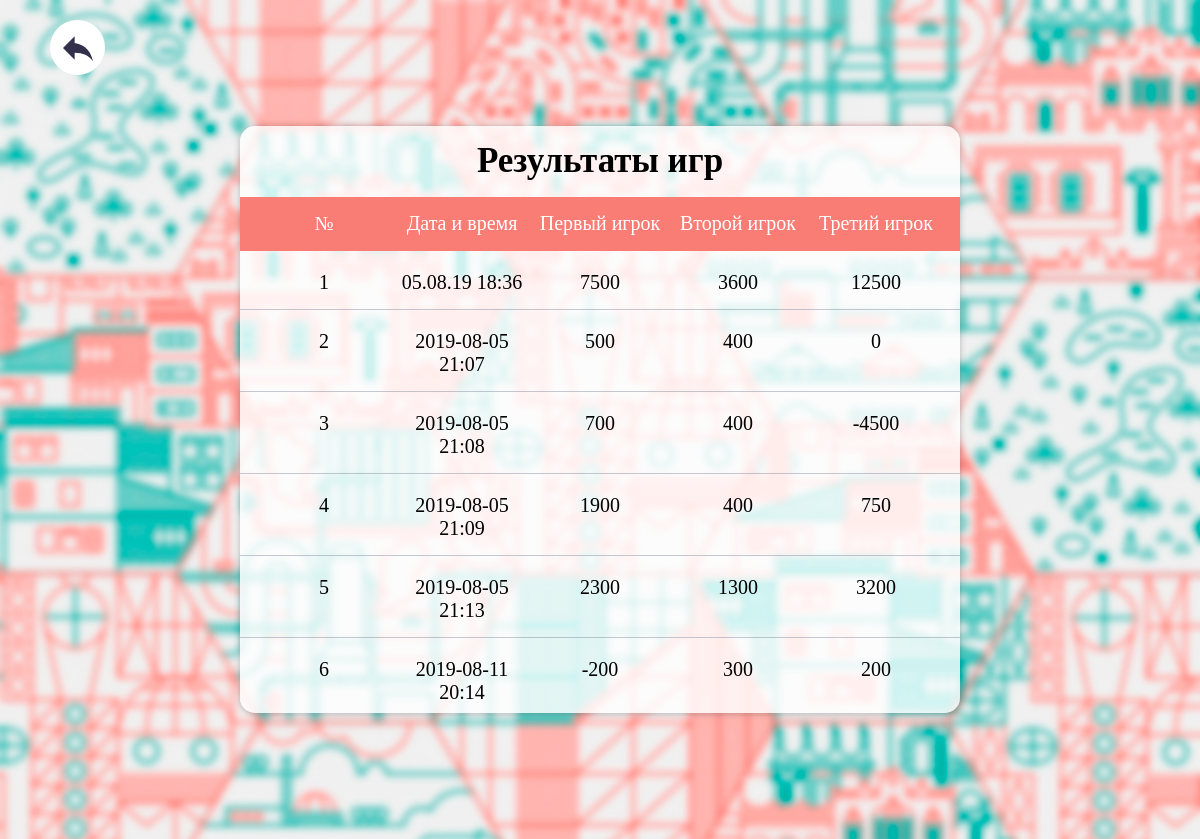
The app's page /results/ with its own data.
### tables this page shows
CREATE TABLE `results`  (
  `id_results` int(255) NOT NULL AUTO_INCREMENT,
  `dateTime` text NULL,
  `player_1` int(255) NULL DEFAULT NULL,
  `player_2` int(255) NULL DEFAULT NULL,
  `player_3` int(255) NULL DEFAULT NULL,
  PRIMARY KEY (`id_results`) USING BTREE
);

### app/core/view.php (called while the page is built, shortened)
<?
class View
{
	function generate($content_view, $template_view, $nameSite = null, $data = null, $param = null)
	{
		include 'app/views/' . $content_view;
	}
}

### app/controllers/controller_results.php (called while the page is built)
<?
class Controller_results extends Controller
{
    function __construct()
    {
        $this->model = new Model_results();
        $this->view = new View();
    }
	function action_index()
	{
        $data = $this ->model->getResults();
		$this->view->generate('results_view.php', 'header_default_view.php', 'Результаты', $data);
	}
}

### app/bootstrap.php (called while the page is built, shortened)
<?
require_once 'core/model.php';
require_once 'core/view.php';
Route::start();

### index.php (called while the page is built, shortened)
<?
require_once 'app/bootstrap.php';

### app/core/model.php (called while the page is built, shortened)
<?
class Model
{
	static function db_connect()
	{
		$params = require_once 'config.php';
		$dsn = "mysql:host={$params['host']};dbname={$params['dbname']}";
		$opt = [
			PDO::ATTR_ERRMODE            => PDO::ERRMODE_EXCEPTION,
			PDO::ATTR_DEFAULT_FETCH_MODE => PDO::FETCH_ASSOC,
			PDO::ATTR_EMULATE_PREPARES   => false,
		];
		$db = new PDO($dsn, $params["user"], $params["password"], $opt);
		$db->exec("set names utf8");
		return  $db;
	}
}

### app/models/model_results.php (called while the page is built)
<?
class Model_results extends Model
{
    public $db;
    function __construct()
    {
        $this->db = Model::db_connect();
    }
    function getResults()
    {
        $getResults = "SELECT * FROM results";
        return $this -> db->query($getResults)->fetchAll();
    }
}

### app/views/results_view.php (the view)
<div class="main-unit">
    <div class="reply" onclick="document.location.href='/';">
        <svg xmlns="http://www.w3.org/2000/svg" width="40" height="40" viewBox="0 0 24 24" fill="#33304b">
            <path d="M10 9V5l-7 7 7 7v-4.1c5 0 8.5 1.6 11 5.1-1-5-4-10-11-11z"></path>
            <path d="M0 0h24v24H0z" fill="none"></path>
        </svg>
    </div>
    <div class="results">
        <div class="results_table">
            <div class="header-table">
                <div class="table-title">Результаты игр</div>
                <div class="table-name-colum">
                    <div class="colum-number">№</div>
                    <div class="colum-datetime">Дата и время</div>
                    <div class="colum-player">Первый игрок</div>
                    <div class="colum-player">Второй игрок</div>
                    <div class="colum-player">Третий игрок</div>
                </div>
            </div>
            <div class="header-content">
                <?
              for ($i=0; $i < count($data); $i++) {
                   echo "<div class='content-row'>
                   <div class='colum-number'>".$data[$i]["id_results"]."</div>
                   <div class='colum-datetime'>".$data[$i]["dateTime"]."</div>
                   <div class='colum-player'>".$data[$i]["player_1"]."</div>
                   <div class='colum-player'>".$data[$i]["player_2"]."</div>
                   <div class='colum-player'>".$data[$i]["player_3"]."</div>
               </div>";
              }
                ?>
            </div>
        </div>
    </div>
</div>

### templates/css/style.css (style rules this page uses)
html, body, .main-unit, .main-unit-admin, .module-error, .start-game, .results { min-width: 1000px; min-height: 600px; width: 100%; height: 100%; }
.main-unit, .module-error { background: url('../../img/default/background.jpg'); background-repeat: no-repeat; background-size: cover; }
.results_table { width: 60%; height: 70%; background: #ffffffcf; border-radius: 15px; box-shadow: 0 1px 6px 0 rgba(32, 33, 36, 0.28); position: relative; overflow: hidden }
.reply { width: 55px; height: 55px; position: absolute; top: 20px; left: 50px; border-radius: 50%; background: #fff; display: flex; justify-content: center; align-items: center; cursor: pointer }
.header-table { width: 100%; height: 125px; display: flex; flex-wrap: wrap; }
.header-content { width: 100%; height: calc(100% - 125px); overflow: scroll; }
.table-title { width: 100%; font-size: 35px; font-weight: 900; text-align: center; padding: 15px; }
.table-name-colum, .content-row { width: 100%; display: flex; justify-content: space-between; padding: 15px; }
.table-name-colum { background: #f97c75; }
.table-name-colum>div { color: #fff }
.content-row { margin: 5px 0; border-bottom: solid 1px #747e9269 !important; }
.table-name-colum>div, .content-row>div { width: 20%; text-align: center; font-size: 20px; }
.module-error, .start-game, .logo-site, .results { display: flex; justify-content: center; align-items: center; }
.main-unit { display: flex; justify-content: center; flex-wrap: wrap; position: relative; }

### records on screen
results: id_results "1", dateTime "05.08.19 18:36", player_1 "7500", player_2 "3600", player_3 "12500"
results: id_results "2", dateTime "2019-08-05 21:07", player_1 "500", player_2 "400", player_3 "0"
results: id_results "3", dateTime "2019-08-05 21:08", player_1 "700", player_2 "400", player_3 "-4500"
results: id_results "4", dateTime "2019-08-05 21:09", player_1 "1900", player_2 "400", player_3 "750"
results: id_results "5", dateTime "2019-08-05 21:13", player_1 "2300", player_2 "1300", player_3 "3200"
results: id_results "6", dateTime "2019-08-11 20:14", player_1 "-200", player_2 "300", player_3 "200"
